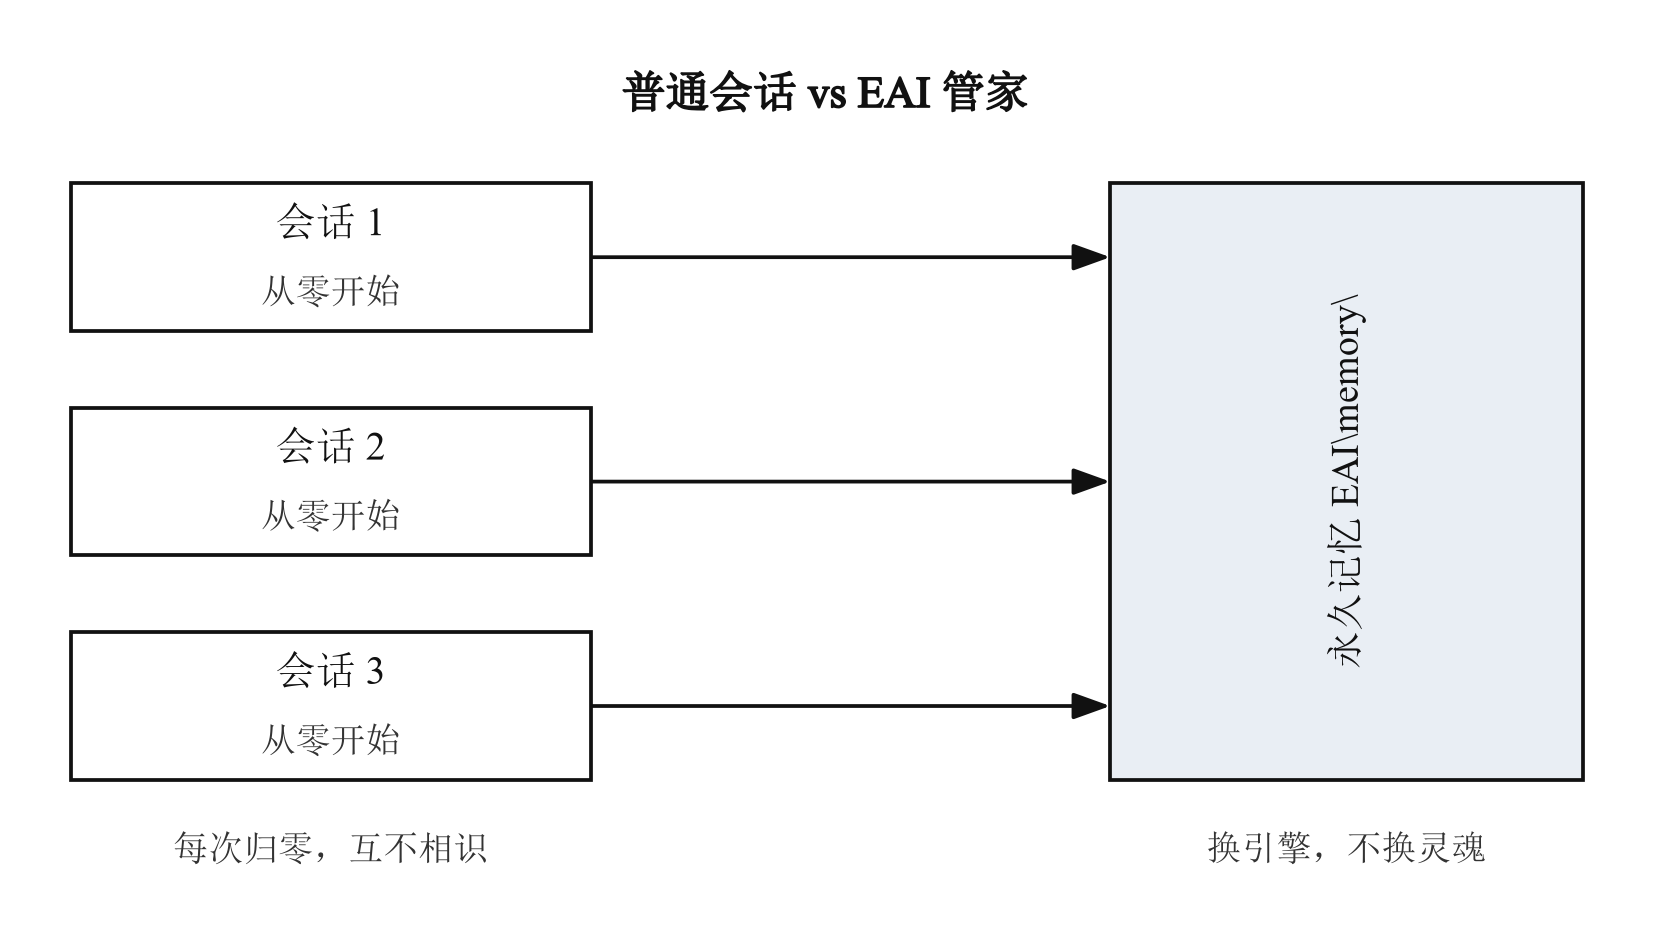

Write Python code to recreate this figure.
# -*- coding: utf-8 -*-
"""
图 4「普通会话 vs EAI 管家」对照图（矢量框图）
生成：fig4_compare.pdf / fig4_compare.png（与本脚本同目录）

版式：画布宽 14 cm，坐标 1 单位 = 1 cm（物理尺寸精确控制），沿用 fig1/fig2 的字体/线宽/留白标准
左侧：三只相互隔离的会话盒（各注"从零开始"，盒间不连线）；右侧：纵向贯穿的"记忆柱"，
      浅填充 + 描边，柱身竖排标签"永久记忆 EAI\\memory\\"；三条连线由会话盒接入柱身
字体：中文 = 宋体（simsun.ttc），西文 = Times New Roman；宋体无粗体，标题用描边模拟加粗
自检：文字不出框 / 文字两两不重叠 / 不越界
运行：python fig4_compare.py
"""
from pathlib import Path

import matplotlib
matplotlib.use("Agg")
import matplotlib.patheffects as pe
import matplotlib.pyplot as plt
from matplotlib import font_manager as fm
from matplotlib.patches import FancyArrowPatch, Rectangle

# ---------- 字体 ----------
fm.fontManager.addfont(r"C:\Windows\Fonts\simsun.ttc")
fm.fontManager.addfont(r"C:\Windows\Fonts\times.ttf")
plt.rcParams.update({
    "font.family": ["Times New Roman", "SimSun"],
    "pdf.fonttype": 42,
})

# ---------- 常量 ----------
W, H = 14.0, 8.0             # 画布（cm）
M = 0.6                      # 四周留白（cm）
INK = "#111111"              # 近黑：线框与文字
NOTE = "#333333"             # 深灰：小字注
FILL = "#E9EEF4"             # 唯一浅色填充（记忆柱，与 fig1 三层记忆同色）
LW = 0.9                     # 框线（pt）
STROKE = [pe.withStroke(linewidth=0.45, foreground=INK)]   # 宋体无粗体：描边模拟加粗

fig = plt.figure(figsize=(W / 2.54, H / 2.54))
fig.patch.set_facecolor("white")
ax = fig.add_axes([0, 0, 1, 1])
ax.set_xlim(0, W)
ax.set_ylim(0, H)
ax.axis("off")

boxed = []   # [(文字, 所属外框)]，供“文字不出框”自检


def box(x, y, w, h, fill="white", lw=LW):
    r = Rectangle((x, y), w, h, facecolor=fill, edgecolor=INK, linewidth=lw, zorder=2)
    ax.add_patch(r)
    return r


def txt(x, y, s, size=9.0, color=INK, bold=False, rotation=0):
    t = ax.text(x, y, s, fontsize=size, color=color, ha="center", va="center",
                rotation=rotation, zorder=3)
    if bold:
        t.set_path_effects(STROKE)
    return t


def arrow(p, q, ms=15.0):
    ax.add_patch(FancyArrowPatch(p, q, arrowstyle="-|>,head_length=0.5,head_width=0.18",
                                 mutation_scale=ms, lw=LW, color=INK,
                                 shrinkA=0, shrinkB=0, zorder=1))


# ================= 排版（自顶向下） =================
y = H

# ---- 标题 ----
y -= M + 0.20
txt(W / 2, y, "普通会话 vs EAI 管家", size=10.5, bold=True)
y -= 0.21 + 0.55
TOP = y                                   # 内容顶：会话 1 盒顶 = 记忆柱顶

# ---- 左侧：三只相互隔离的会话盒（盒间不连线） ----
XL, BW, BH, BG = 0.6, 4.4, 1.25, 0.65
mids = []
for i in range(3):
    r = box(XL, y - BH, BW, BH)
    t1 = txt(XL + BW / 2, y - BH / 2 + 0.29, "会话 %d" % (i + 1), size=9.5)
    t2 = txt(XL + BW / 2, y - BH / 2 - 0.30, "从零开始", size=8.5, color=NOTE)
    boxed += [(t1, r), (t2, r)]
    mids.append(y - BH / 2)
    y -= BH + (BG if i < 2 else 0)
BLOCK_BOTTOM = y                          # 三盒块底

# ---- 底部两行小字（同一基线） ----
note_cy = BLOCK_BOTTOM - 0.39 - 0.20      # 小字中心（距画布底 0.6）
txt(XL + BW / 2, note_cy, "每次归零，互不相识", size=8.5, color=NOTE)

# ---- 右侧：记忆柱（纵向贯穿，浅填充+描边，柱身竖排标签） ----
PL, PW = 9.4, 4.0
PBOT = BLOCK_BOTTOM                       # 柱底 = 会话盒块底（左右两栏底边对齐）
rp = box(PL, PBOT, PW, TOP - PBOT, fill=FILL)
tp = txt(PL + PW / 2, (PBOT + TOP) / 2, "永久记忆 EAI\\memory\\", size=9, rotation=90)
boxed.append((tp, rp))
txt(PL + PW / 2, note_cy, "换引擎，不换灵魂", size=8.5, color=NOTE)

# ---- 三条连线：会话盒 → 记忆柱 ----
for ym in mids:
    arrow((XL + BW, ym), (PL, ym))

# ================= 自检 =================
fig.canvas.draw()
rend = fig.canvas.get_renderer()
problems = []

# 1) 文字不出框（文字与所属外框的四边间距 ≥ 1.5 px）
for t, r in boxed:
    tb, rb = t.get_window_extent(rend), r.get_window_extent(rend)
    for name, d in (("左", tb.x0 - rb.x0), ("右", rb.x1 - tb.x1),
                    ("下", tb.y0 - rb.y0), ("上", rb.y1 - tb.y1)):
        if d < 1.5:
            problems.append(f"出框风险：{t.get_text()!r} 距框{name}边仅 {d:.1f}px")

# 2) 文字两两不重叠
texts = list(ax.texts)
for i in range(len(texts)):
    for j in range(i + 1, len(texts)):
        a = texts[i].get_window_extent(rend)
        b = texts[j].get_window_extent(rend)
        ox = min(a.x1, b.x1) - max(a.x0, b.x0)
        oy = min(a.y1, b.y1) - max(a.y0, b.y0)
        if ox > 1.0 and oy > 1.0:
            problems.append(f"文字重叠：{texts[i].get_text()!r} × {texts[j].get_text()!r}")

# 3) 不越界（距画布边缘 ≥ 7 px ≈ 0.18 cm）
fw, fh = fig.get_size_inches() * fig.dpi
for t in texts:
    b = t.get_window_extent(rend)
    if b.x0 < 7 or b.x1 > fw - 7 or b.y0 < 7 or b.y1 > fh - 7:
        problems.append(f"越界：{t.get_text()!r}")

print("图4 自检：", "通过（文字不出框 / 无重叠 / 不越界）" if not problems else "发现问题 ——")
for p in problems:
    print("  -", p)

# ================= 输出 =================
out = Path(__file__).resolve().parent
fig.savefig(out / "fig4_compare.pdf")
fig.savefig(out / "fig4_compare.png", dpi=300)
print("已生成：", out / "fig4_compare.pdf")
print("已生成：", out / "fig4_compare.png")
